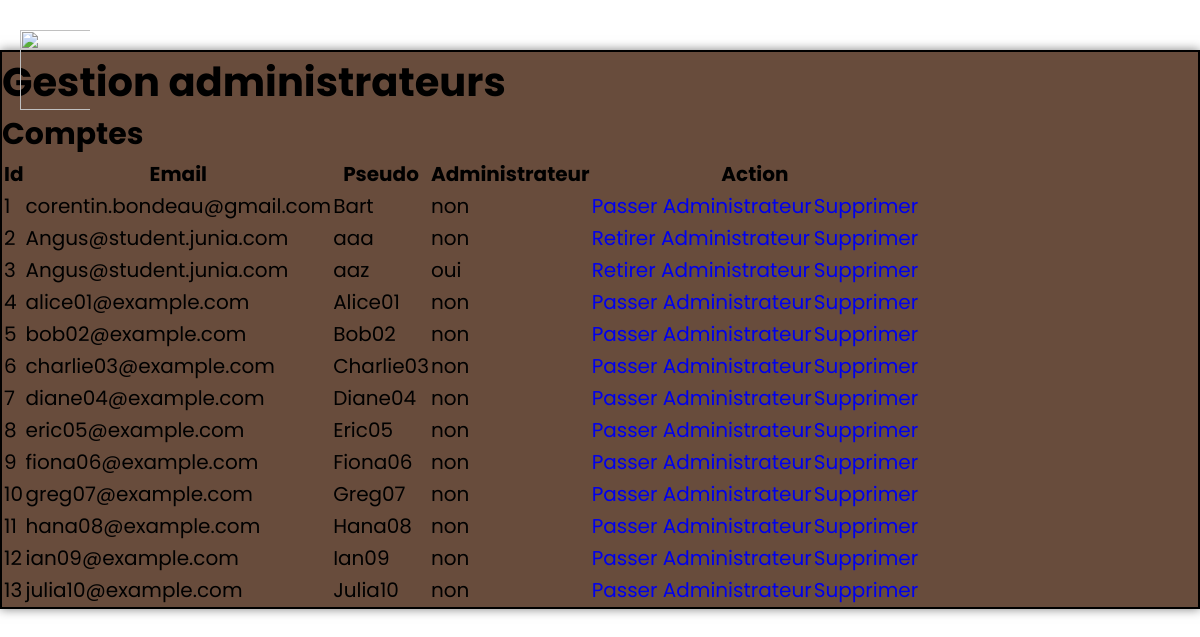
/pages/admin/admin.php (signed in), run on the app's committed database.
### tables this page shows
CREATE TABLE `profil` (
  `Id` int(5) NOT NULL,
  `Pseudo` varchar(15) NOT NULL,
  `Mail` varchar(64) NOT NULL,
  `Mdp` varchar(15) NOT NULL,
  `Admin` int(3) NOT NULL DEFAULT '0',
  `Ami1` int(5) DEFAULT NULL,
  `Ami2` int(5) DEFAULT NULL,
  `Ami3` int(5) DEFAULT NULL,
  `Ami4` int(5) DEFAULT NULL,
  `Ami5` int(5) DEFAULT NULL,
  `Ami6` int(5) DEFAULT NULL,
  `Ami7` int(5) DEFAULT NULL,
  `Ami8` int(5) DEFAULT NULL,
  `Ami9` int(5) DEFAULT NULL,
  `Ami10` int(5) DEFAULT NULL
);

### pages/admin/admin.php (the view, shortened to what this page needs)
<!DOCTYPE html>
<html lang="fr">
<head>
    <link rel="stylesheet" href="../../css/style.css">
</head>
<body>
    <?php include '../php/header.php'; ?>
    <?php
    require("../Amis/connexion.php");?>
    <div class="admin">
            <h1>Gestion administrateurs</h1>
            <h2>Comptes</h2>
            <?php
			$reqPrep="SELECT Id, Mail, Pseudo, Admin FROM profil";
			$req = $conn->prepare($reqPrep);
            $req->execute();
			$resultat = $req->fetchAll(PDO::FETCH_ASSOC);
			echo "<table>
			<tr>
			<th>Id</th>
			<th>Email</th>
			<th>Pseudo</th>
			<th>Administrateur</th>
			<th colspan=2>Action</th>
			</tr>";
			$id = 0;
			$nb = 0;
			foreach ($resultat as $ligne){
				echo "<tr>";
				foreach ($ligne as $element => $valeur){
                    if($element == "Admin"){
                        if($valeur == 1)
                        echo "<td>oui</td>";
                    else echo "<td>non</td>";
                    }
					else echo "<td>$valeur</td>";
					if($nb == 0){
						$id = $valeur;
					}
					$nb++;
				}
				$nb = 0;
				if($valeur == 0 )
                    echo "<td><a href='modifier.php?identifiant=$id&admin=non'>Passer Administrateur</a></td>";
                else
                    echo "<td><a href='modifier.php?identifiant=$id&admin=oui'>Retirer Administrateur</a></td>";
				echo "<td><a href='supprimer.php?identifiant=$id&type=user'>Supprimer</a></td>";
				echo "</tr>";
			}
			echo "</table>";
			$conn= NULL;	?>
    </div>
</body>
</html>

### pages/php/header.php (shortened to what this page needs)
<!DOCTYPE html>
<html lang="fr">
<head>
    <link rel="stylesheet" href="../../css/header.css">
</head>
<body>
<nav class="navbar">
    <img src="../../img/menu-btn.png" class="menu-hamburger" >
</nav>
  <header>
</header>
</body>
</html>

### css/style.css (style rules this page uses)
* { margin: 0; padding: 0; text-decoration: none; list-style: none; }
body { height: 100%; overflow-x: hidden; background-image: url(../ChatGPT\ Image\ 14\ mai\ 2025\,\ 15_45_54.png); font-family: 'Poppins', sans-serif; font-size: 3em; background-repeat: no-repeat; background-size:cover; align-items: center; justify-content: center; display: block; }
header { height: 5vh; width: 100vw; }
@media (max-width: 1200px) { body { font-size: 2.5em; } }
.admin { border: 2px solid rgb(0, 0, 0); box-shadow: 0 0 10px rgba(0, 0, 0, 0.5); margin: 5% auto; background-color: rgba(88, 57, 39, 0.9); backdrop-filter: blur(8px); background-size: cover; height: auto; font-size: 0.5em; margin-top: 10px; }

### css/header.css (style rules this page uses)
* { margin: 0; padding: 0; box-sizing: border-box; }
body { font-family: 'Poppins', sans-serif; }
.navbar .menu-hamburger { width: 80px; height: 80px; left: 10px; top: 30px; padding-left: 10px; position: absolute; display: block; z-index: -1; }
.navbar { position: fixed; top: 0; left: 0; width: 100%; height: 60px; display: flex; align-items: center; padding: 0 20px; z-index: 1000; }

### data on the page
profil: Id "1", Mail "corentin.bondeau@gmail.com", Pseudo "Bart", Admin "non"
profil: Id "2", Mail "Angus@student.junia.com", Pseudo "aaa", Admin "non"
profil: Id "3", Mail "Angus@student.junia.com", Pseudo "aaz", Admin "oui"
profil: Id "4", Mail "alice01@example.com", Pseudo "Alice01", Admin "non"
profil: Id "5", Mail "bob02@example.com", Pseudo "Bob02", Admin "non"
profil: Id "6", Mail "charlie03@example.com", Pseudo "Charlie03", Admin "non"
profil: Id "7", Mail "diane04@example.com", Pseudo "Diane04", Admin "non"
profil: Id "8", Mail "eric05@example.com", Pseudo "Eric05", Admin "non"
profil: Id "9", Mail "fiona06@example.com", Pseudo "Fiona06", Admin "non"
profil: Id "10", Mail "greg07@example.com", Pseudo "Greg07", Admin "non"
profil: Id "11", Mail "hana08@example.com", Pseudo "Hana08", Admin "non"
profil: Id "12", Mail "ian09@example.com", Pseudo "Ian09", Admin "non"
profil: Id "13", Mail "julia10@example.com", Pseudo "Julia10", Admin "non"
